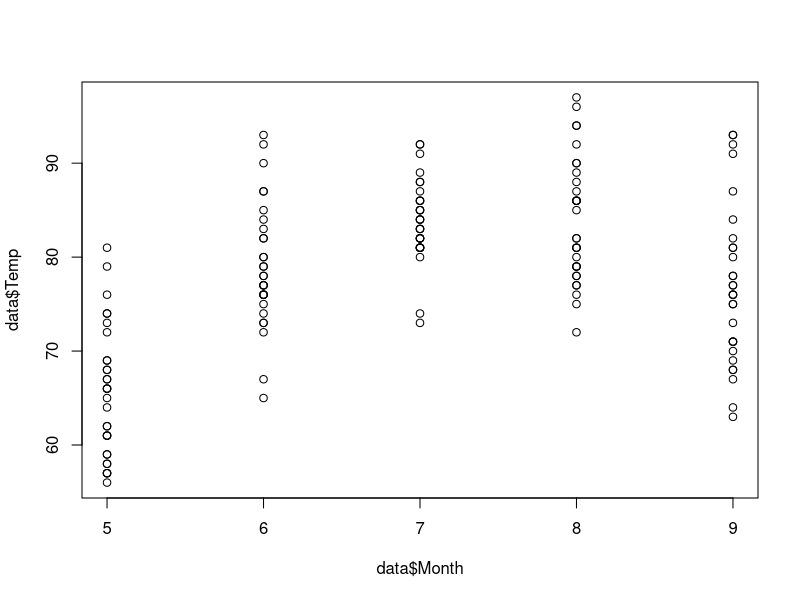
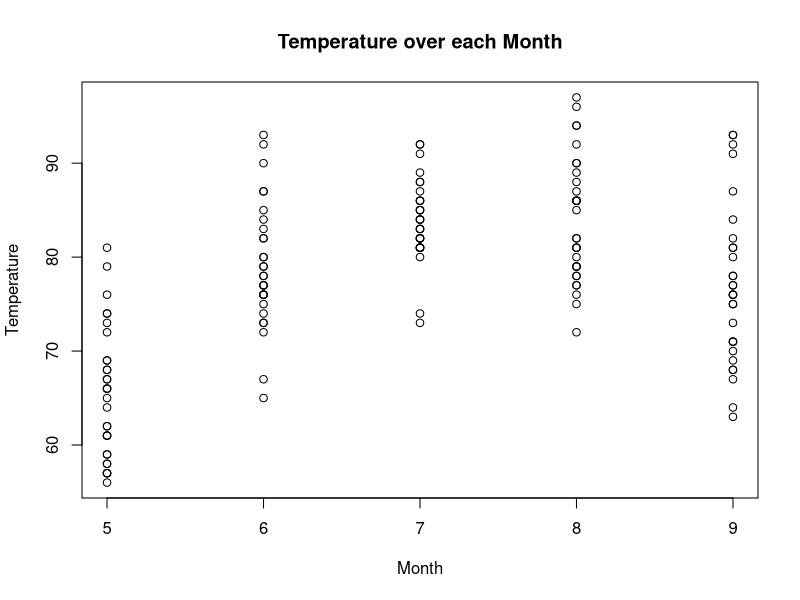
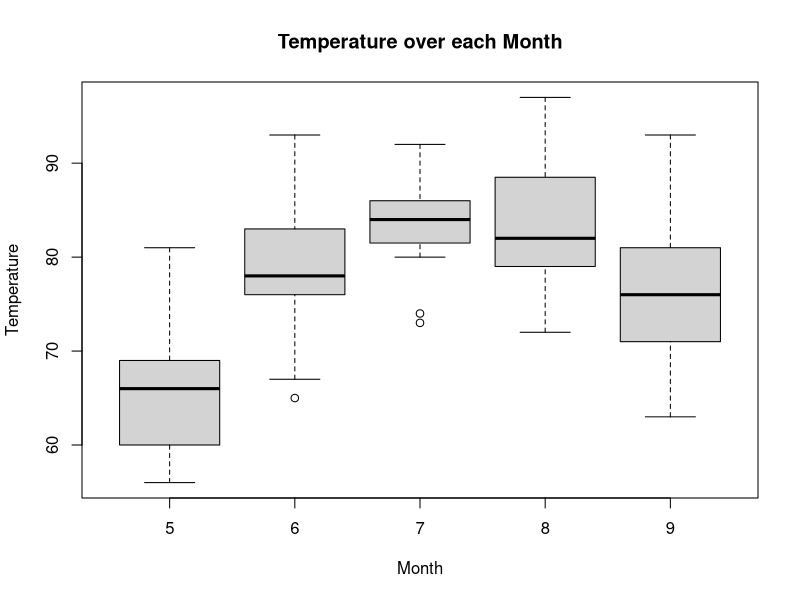
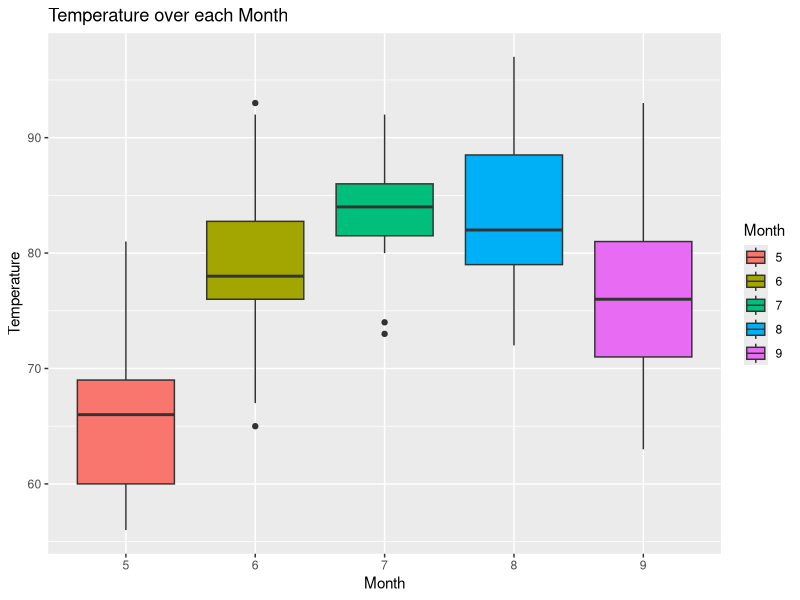

Reproduce these figures in R, in order.
## ---- chunk 1
2+3
2-3
2*3
2^3
2/3
## ---- chunk 2

## ---- chunk 3
a <- 4
b <- 7
c <- 11
x <- 2+3 
y <- 2*3
z <- 2^3
## ---- chunk 4
runif(3, min=0, max=100) #Using a hashtag like this creates a comment that does not run as code but is useful as notes to explain what lines of code do. If you want only integers (no decimal points), use floor(runif(3, min=0, max=100))




## ---- chunk 5
x <- c(1,3,5,7,9,11) #When making a vector, type c(), and fill in the list within the parentheses. Separate numbers with commas.
y <- c(y,z) #Because the y variable we assigned was 6 and z was 8, the new y variable is (6,8)
## ---- chunk 6
floor(runif(6, min=0, max=100))

## ---- chunk 7
min(x) #minimum value in x
max(x) #maximum value in x
mean(x) #average value of x
length(x) #number of variables in x
sum(x) #sum of x
var(x) #variance of x
summary(x) #summary of x
## ---- chunk 8
data()
## ---- chunk 9
data(package = .packages(all.available = TRUE))
## ---- chunk 10
data <- airquality #This line calls the airquality set and gives it the name "data"
head(data) #This shows a preview of the dataset
## ---- chunk 11
Temp <- data$Temp #Assign variable name to a column in the dataset. To pull out a column, you can use the variable name you assigned the dataset followed by a dollar sign ($) and the name of the column you want.
summary(Temp) #Provides some information about the column, such as minimum value, maximum, mean, etc.
## ---- chunk 12

## ---- chunk 13
plot(data$Month,data$Temp)
## ---- chunk 14
plot(data$Month,data$Temp, xlab = "Month", ylab = "Temperature",main = "Temperature over each Month")
boxplot(Temp~Month, data=data, xlab = "Month", ylab = "Temperature",main = "Temperature over each Month") #Notice the input for a boxplot is dependent~independent variable
## ---- chunk 15

## ---- chunk 16
library(tidyverse) #RStudio has packages that contain lots of premade functions that can help us withour analysis. To load a package, type library() and put the name of the package in parentheses
library(ggplot2)
data$Month <- as.factor(data$Month) #To color code the months, group the data points that belong to each month first.
ggplot(data = data)+ #Specify data set
  aes(x = Month, y = Temp, fill = Month)+ #Your aesthetics. Identify your x and y axis as well as how you want to color code.
  geom_boxplot()+ #What type of figure/plot to create
  ylab("Temperature") + # x label
  xlab("Month") + # y label
  ggtitle("Temperature over each Month")
